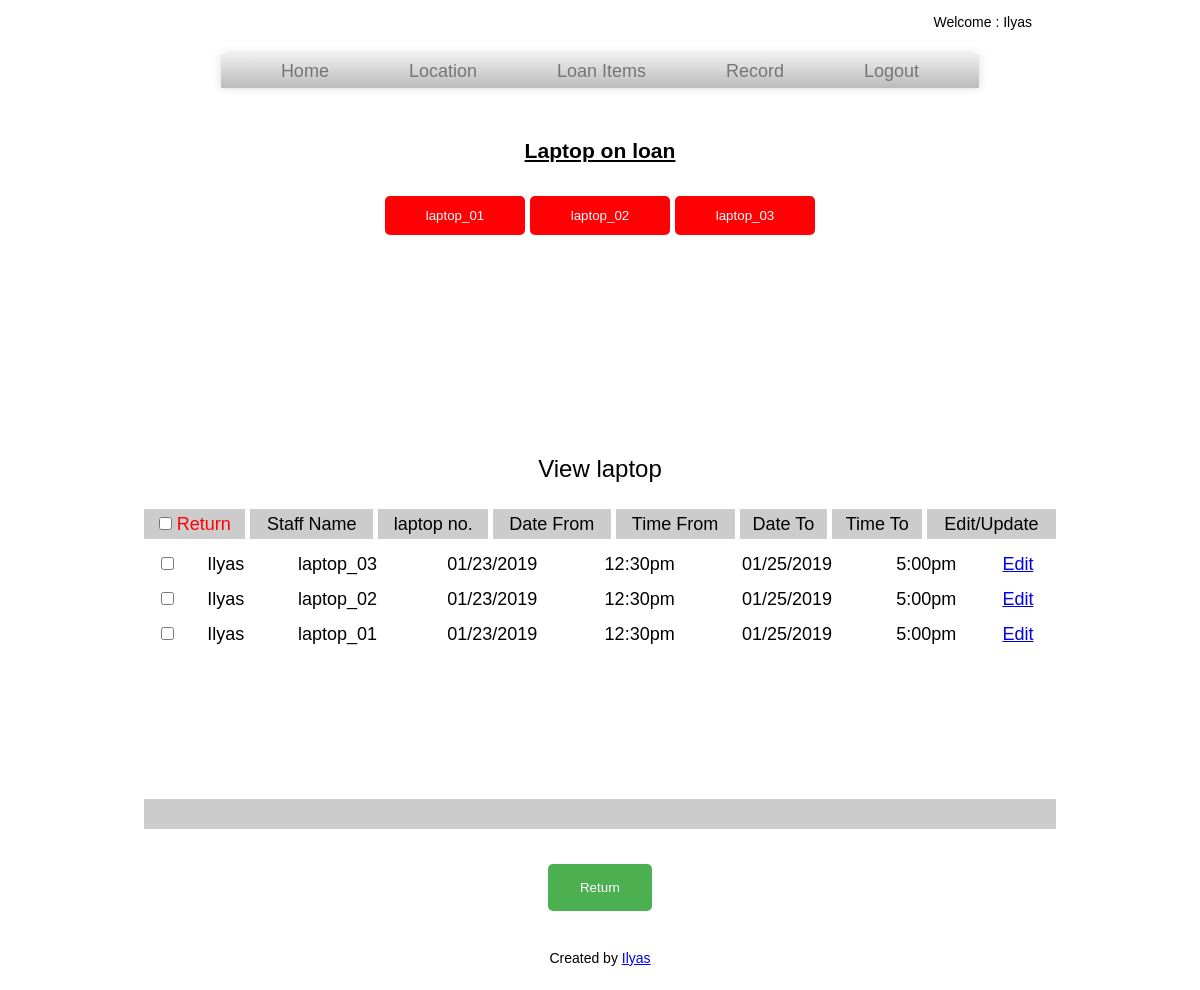
The page /laptop_loan_view.php (signed in) on the database its author committed.
### tables this page shows
CREATE TABLE `loan_laptop_tbl` (
  `loan_laptop_id` int(11) NOT NULL auto_increment,
  `name` varchar(100) NOT NULL,
  `date_from` varchar(100) NOT NULL,
  `date_to` varchar(100) NOT NULL,
  `staff_id` int(11) NOT NULL,
  `time_from` varchar(100) NOT NULL,
  `time_to` varchar(100) NOT NULL,
  `laptop_name` varchar(100) NOT NULL,
  PRIMARY KEY  (`loan_laptop_id`),
  KEY `FK_loan_laptops_1` (`staff_id`)
);

### laptop_loan_view.php (the view, shortened to what this page needs)
<!DOCTYPE html>
<html>
<head>
<link rel="stylesheet" href="css/style.css"/>
</head>
<body>
<center>
<?php include("header.php"); ?>
<table border="0" cellpadding="2" cellspacing="3" width="800">
<tr>
    <td align="center"><h3><u>Laptop on loan</u></h3><br></td></tr>
     <tr>
    <tr>
		<td align="center"><div style='height:230px; width:780px; white-space: nowrap; overflow-x: visible; overflow-y: hidden;'><?php
	if($key !="")
		$sql_sel=mysql_query("SElECT * FROM loan_laptop_tbl");
	else
		 $sql_sel=mysql_query("SElECT * FROM loan_laptop_tbl");
    while($row=mysql_fetch_array($sql_sel)){
    ?>
  <input type="text" value="<?php echo $row['laptop_name']; echo $row['/n/name'];?>" style="text-align:center; width:140px; height:240; background-color:#FF0004;"/>
    <?php
    }
    ?></div></td>
      </tr>
    <td align="center">&nbsp;</td></tr>
		</table>
     <p><font size="+2">View laptop</font></p>
    <br/>
<?php
include_once('connections/dbConfig.php');
$query = mysqli_query($conn,"SELECT * FROM loan_laptop_tbl WHERE staff_id=".$_SESSION['staff_id']." ORDER BY loan_laptop_id DESC");
?>
<form name="bulk_action_form" action="laptop_loan_delete.php" method="post" onsubmit="return validate(this)"/>
    <table border=0 cellpadding='4' cellspacing='5' width="90%">
    <tr bgcolor='#CCCCCC'>
            <td align="center"><input type="checkbox" name="select_all" id="select_all" value=""/>  <font color="#FF0004">Return</font></td>
            <td align="center">Staff Name</td>
            <td align="center">laptop no.</td>
            <td align="center">Date From</td>
            <td align="center">Time From</td>
            <td align="center">Date To</td>
            <td align="center">Time To</td>
            <td align="center">Edit/Update</td>
        </tr></table>
        <div style='height:250px; overflow-y:scroll; width:1010px;'>
         <table border=0 cellpadding='4' cellspacing='5' width="90%">
        <?php
            if(mysqli_num_rows($query) > 0){
                while($row = mysqli_fetch_assoc($query)){
        ?>
        <tr>
        <td align="center"><input type="checkbox" name="checked_id[]" class="checkbox" value="<?php echo $row['loan_laptop_id']; ?>"/></td>
            <td align="center"><?php echo $row['name']; ?></td>
            <td align="center"><?php echo $row['laptop_name']; ?></td>
            <td align="center"><?php echo $row['date_from']; ?></td>
            <td align="center"><?php echo $row['time_from']; ?></td>
            <td align="center"><?php echo $row['date_to']; ?></td>
            <td align="center"><?php echo $row['time_to']; ?></td>
            <td align="center"><a href="laptop_loan_edit.php?loan_laptop_id=<?php echo $row['loan_laptop_id']; ?>">Edit</a></td>
        </tr>
        <?php } }else{ ?>
           <tr><td colspan="5">No records found.</td>
        <?php } ?></tr>
           </table></div>
           <table border=0 cellpadding='4' cellspacing='5' width="90%">
           <tr><td bgcolor='#CCCCCC' colspan="8" >&nbsp;</td></tr>
           <tr>
         <td align="center" colspan="8"><br><input type="submit" class="btn btn-danger" name="bulk_delete_submit" value="Return"/></td>
    </table>
<?php include("footer.php"); ?>
    </center>
</body>
</html>

### css/style.css (style rules this page uses)
body, div, h1, h2, h3, h4, h5, h6, p, ul, ol, li, dl, dt, dd, img, form, fieldset, input, textarea, table, blockquote { margin: 0; padding: 0; border: 0; }
body { margin: 0px auto; font-family: sans-serif; font-size: 18px; line-height: 22px; width:1024px; }
input[type=text],input[type=password] { padding: 12px 20px; margin: 2px 0; box-sizing: border-box; background: #4b545f; border-radius: 5px; color:#FFFFFF; }
input[type=button], input[type=submit], input[type=reset] { background-color: #4CAF50; border: none; color: white; padding: 16px 32px; text-decoration: none; margin: 4px 2px; cursor: pointer; border-radius: 5px; }

### rows shown on the page
loan_laptop_tbl: laptop_name "laptop_01", name "Ilyas", date_from "01/23/2019", time_from "12:30pm", date_to "01/25/2019", time_to "5:00pm"
loan_laptop_tbl: laptop_name "laptop_02", name "Ilyas", date_from "01/23/2019", time_from "12:30pm", date_to "01/25/2019", time_to "5:00pm"
loan_laptop_tbl: laptop_name "laptop_03", name "Ilyas", date_from "01/23/2019", time_from "12:30pm", date_to "01/25/2019", time_to "5:00pm"

### other values the page prints
$_SESSION['name'] "Ilyas"
